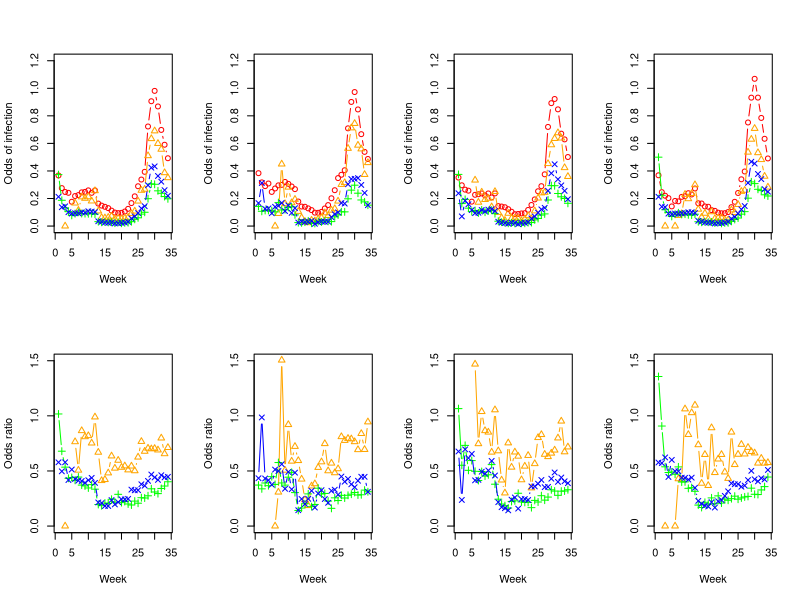

Recreate this plot in R.
library(readxl)

cohn_all <- read_xlsx("table_S3.xlsx", sheet = "A")
cohn_under50 <- read_xlsx("table_S3.xlsx", sheet = "B")
cohn_50_64 <- read_xlsx("table_S3.xlsx", sheet = "C")
cohn_over65 <- read_xlsx("table_S3.xlsx", sheet = "D")

mort_under65 <- read_xlsx("table_S3.xlsx", sheet = "E")
mort_over65 <- read_xlsx("table_S3.xlsx", sheet = "F")
mort_low_comorb <- read_xlsx("table_S3.xlsx", sheet = "G")
mort_high_comorb <- read_xlsx("table_S3.xlsx", sheet = "H")

summary_infs <- function(df_inf) {
	num_rows <- dim(df_inf)[1]
	odds_unvac <- df_inf[[2]] / df_inf[[3]]
	odds_jj <- df_inf[[4]] / df_inf[[5]]
	odds_moderna <- df_inf[[6]] / df_inf[[7]]
	odds_pb <- df_inf[[8]] / df_inf[[9]]
	
	weeks <- 1:num_rows
	
	plot(weeks, odds_unvac, pch = 1, type = "b", col = "red", lty = 1, xlab = "Week", ylab = "Odds of infection",
		ylim = c(0, 1.2))

	points(weeks, odds_jj, pch = 2, col = "orange", type = "b", lty = 1)
	points(weeks, odds_moderna, pch = 3, col = "green", type = "b", lty = 1)
	points(weeks, odds_pb, pch = 4, col = "blue", type = "b", lty = 1)
	
	or_jj <- odds_jj / odds_unvac
	or_moderna <- odds_moderna / odds_unvac
	or_pb <- odds_pb / odds_unvac
	
	plot(weeks, or_jj, pch = 2, col = "orange", type = "b", lty = 1, xlab = "Week", ylab = "Odds ratio",
		ylim = c(0, 1.5))
	points(weeks, or_moderna, pch = 3, col = "green", type = "b", lty = 1)
	points(weeks, or_pb, pch = 4, col = "blue", type = "b", lty = 1)
	
	odds <- list(unvac = odds_unvac, jj = odds_jj, moderna = odds_moderna, pb = odds_pb)
	or <- list(jj = or_jj, moderna = or_moderna, pb = or_pb)
	res <- list(odds = odds, or = or)
	return(res)
}

make_datatable_inf <- function(df) {
	num_rows <- dim(df)[1]
	num_cols <- dim(df)[2]
	names_vec <- names(df)[2:num_cols]
	time <- rep(df[[1]], num_cols - 1)
	vaccine <-  rep(gsub("(\\w+) (?:\\+|\\-)", "\\1", names_vec, perl = T), each = num_rows) #vector of vaccinate names
	infected <- rep(grepl("\\+", names_vec), each = num_rows) #T for +, F for -
	counts <- rep(0, num_rows * (num_cols - 1))
	for (i in 2:num_cols) {
		counts[((i - 2) * num_rows + 1):(num_rows * (i - 1))] <- df[[i]]
	}

	res <- data.frame(time, vaccine, infected, counts)
	return(res)
}

make_datatable_mort <- function(df) {
	num_rows <- dim(df)[1]
	num_cols <- dim(df)[2]
	names_vec <- names(df)[2:num_cols]
	time <- rep(df[[1]], num_cols - 1)
	vaccinated <- rep(grepl("Vac", names_vec), each = num_rows)
	infected <- rep(grepl("PCR\\+", names_vec), each = num_rows)
	dead <- rep(!grepl("Non-deaths", names_vec), each = num_rows)
	counts <- rep(0, num_rows * (num_cols - 1))
	for (i in 2:num_cols) {
		counts[((i - 2) * num_rows + 1):(num_rows * (i - 1))] <- df[[i]]
	}

	res <- data.frame(time, vaccinated, infected, dead, counts)
	return(res)
}
	

par(mfcol = c(2, 4))

summ_all <- summary_infs(cohn_all)
summ_under50 <- summary_infs(cohn_under50)
summ_50_64 <- summary_infs(cohn_50_64)
summ_over65 <- summary_infs(cohn_over65)

inf_table_all <- make_datatable_inf(cohn_all)
inf_table_under50 <- make_datatable_inf(cohn_under50)
inf_table_50_64 <- make_datatable_inf(cohn_50_64)
inf_table_over65 <- make_datatable_inf(cohn_over65)

mort_table_under65 <- make_datatable_mort(mort_under65)
mort_table_over65 <- make_datatable_mort(mort_over65)
mort_table_low_comorb <- make_datatable_mort(mort_low_comorb)
mort_table_high_comorb <- make_datatable_mort(mort_high_comorb)